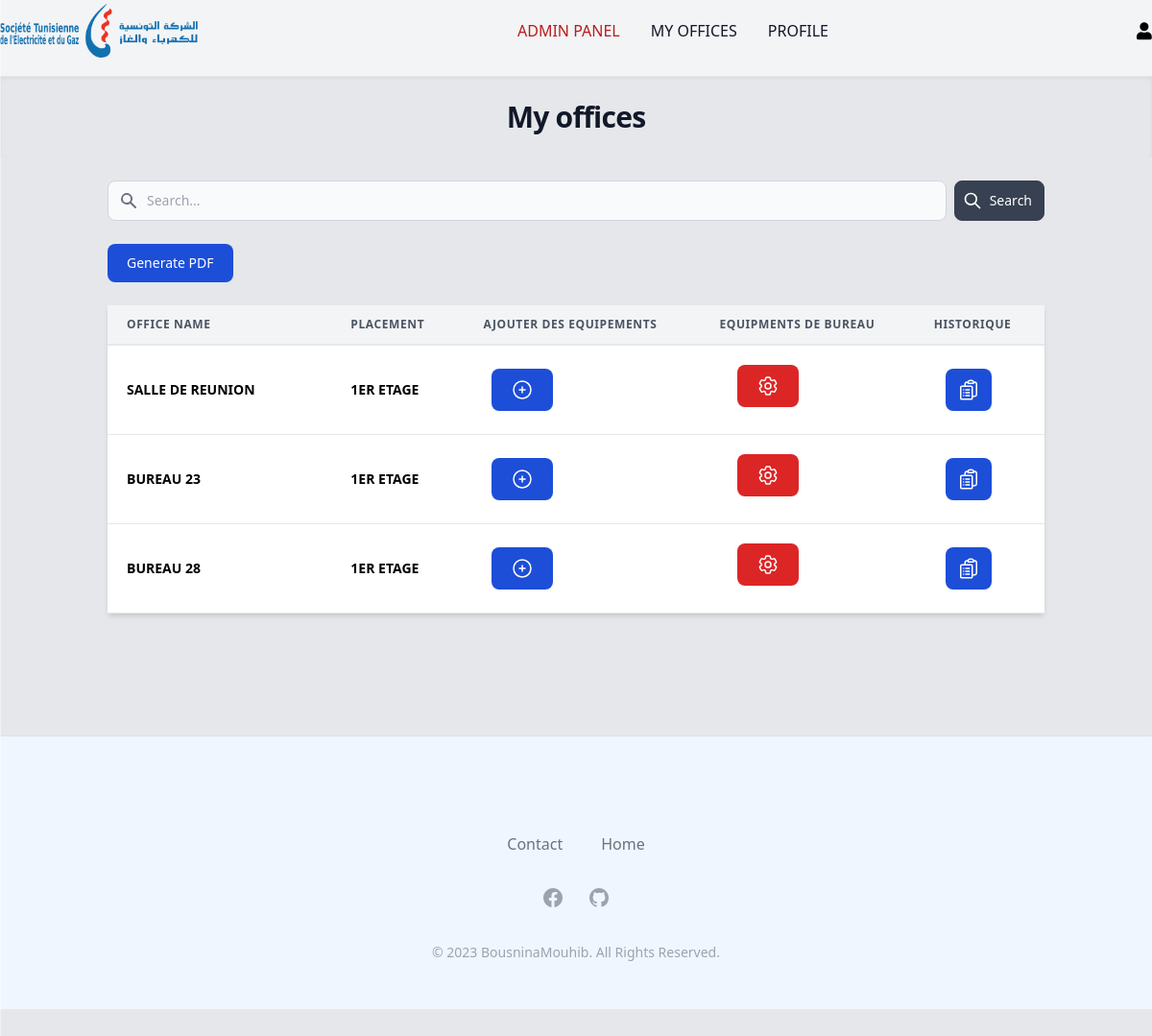
/offices (signed in), run on the app's committed database.
### tables this page shows
CREATE TABLE `localusers` (
  `id_local` int(8) NOT NULL,
  `id_user` int(8) NOT NULL,
  `mat_user` int(5) NOT NULL,
  `Refop` int(8) NOT NULL
);

CREATE TABLE `local` (
  `id_local` int(8) NOT NULL,
  `name` varchar(30) NOT NULL,
  `placement` text NOT NULL,
  `image` varchar(255) NOT NULL
);

### core/Functions.php (called while the page is built, shortened)
<?php
function base_path($path)
{
    return BASE_PATH . $path;
}
function view($path, $attributes = []){
    extract($attributes);
    require  base_path('views/'.$path);
}

### controllers/alloffices/index.php (called while the page is built, shortened)
<?php
$config = require base_path('config.php');
$db = new Database($config['database']);
try {
$mat_user = $_SESSION['mat_user'];
$equipments = $db->query("SELECT * FROM equipment")->get();
$offices = $db->query("
    SELECT localusers.*, local.name AS office_name, local.placement , users.name AS user_name
    FROM localusers
    JOIN local ON localusers.id_local = local.id_local
    JOIN users ON localusers.id_user = users.id_user
    WHERE localusers.mat_user = $mat_user
")->get();
$equipmentoffices = $db->query("
    SELECT localequipment.*, equipment.name AS equipment_name, equipment.id_equipment AS equipment_id, equipment.Referance AS ref, equipment.image AS image ,equipment.id_subcategory AS subcategory ,local.name AS office_name, local.id_local AS office_id, local.placement
    FROM localequipment
    JOIN local ON localequipment.id_local = local.id_local
    JOIN equipment ON localequipment.id_equipment = equipment.id_equipment
")->get();
$logs = [];
foreach ($offices as $office) {
    $officeLogs = $db->query("
    SELECT *
    FROM logsequipment
    WHERE logsequipment.id_local = :id_local
", [
    'id_local' => $office['id_local'],
])->get();
    $logs = array_merge($logs, $officeLogs);
}
view("alloffice.views.php", [
    'heading' => 'My offices',
    'offices' => $offices,
    'equipments' => $equipments,
    'equipmentoffices' => $equipmentoffices,
    'logs' => $logs
]);
} catch (PDOException $e) {
    echo "Database Error: " . $e->getMessage();
}

### public/index.php (called while the page is built, shortened)
<?php
require BASE_PATH . 'core/functions.php';
spl_autoload_register(function ($class) {
    $class = str_replace("\\", '/', $class);
});
$router = new \core\Router();
$uri = parse_url($_SERVER['REQUEST_URI'])['path'];
$method =$_POST['_method'] ?? $_SERVER['REQUEST_METHOD'];
$router->route($uri, $method);

### config.php (called while the page is built)
<?php
return [
    'database' => [
        'host' => 'localhost',
        'port' => 3306,
        'dbname' => 'steggestionim',
        'charset' => 'utf8mb4'
    ],
];

### core/Database.php (called while the page is built, shortened)
<?php
    class Database {
    public  $connection;
    public $statement;
    public function __construct($config,$username ="root" ,$password= "")
    {
        $dsn = ('mysql:' . http_build_query($config,'',';'));
        $this-> connection = new PDO($dsn, $username, $password,[
            PDO::ATTR_DEFAULT_FETCH_MODE => PDO::FETCH_ASSOC
        ]);
    }
    public function query($query,$params = [])
    {
        $this->statement = $this-> connection ->prepare($query);
        $this->statement->execute($params);
        return $this;
    }
    public function get(){
        return $this->statement->fetchAll();
    }
}

### views/alloffice.views.php (the view, shortened to what this page needs)
<?php require base_path('views/partials/head.php') ?>
<?php require base_path('views/partials/nav.php') ?>
<?php require base_path('views/partials/banner.php') ?>
<main class="h-full overflow-y-auto">
    <div class="container mx-auto p-6">
        <div class="flex-auto">
            <form class="flex items-center" method="POST" action="/offices">
                <div class="relative w-full">
                    <div class="absolute inset-y-0 left-0 flex items-center pl-3 pointer-events-none">
                    </div>
                    <input type="text" id="search" name="search" class="bg-gray-50 border border-gray-300 text-gray-900 text-sm rounded-lg focus:ring-gray-500 focus:border-gray-500 block w-full pl-10 p-2.5  dark:bg-gray-700 dark:border-gray-600 dark:placeholder-gray-400 dark:text-white " placeholder="Search...">
                </div>
                <button type="submit" class="inline-flex items-center py-2.5 px-3 ml-2 text-sm font-medium text-white bg-gray-700 rounded-lg border border-gray-700 hover:bg-gray-800 focus:ring-4 focus:outline-none focus:ring-gray-300 dark:bg-gray-600">
                    <svg aria-hidden="true" class="w-5 h-5 mr-2 -ml-1" fill="none" stroke="currentColor" viewBox="0 0 24 24" xmlns="http://www.w3.org/2000/svg">
                        <path stroke-linecap="round" stroke-linejoin="round" stroke-width="2" d="M21 21l-6-6m2-5a7 7 0 11-14 0 7 7 0 0114 0z"></path>
                    </svg>Search
                </button>
            </form>
        </div>
        <br>
        <div class="flex place-items-end">
            <button data-modal-target="static-modal" data-modal-toggle="static-modal" class="block text-white bg-blue-700 hover:bg-blue-800 focus:ring-4 focus:outline-none focus:ring-blue-300 font-medium rounded-lg text-sm px-5 py-2.5 text-center dark:bg-blue-600 dark:hover:bg-blue-700 dark:focus:ring-blue-800" type="button">
                Generate PDF
            </button>
        </div>
        <div class="bg-white shadow-md rounded my-6">
            <table class="min-w-full leading-normal">
                <thead>
                    <tr>
                        <th class="px-5 py-3 border-b-2 border-gray-200 bg-gray-100 text-left text-xs font-semibold text-gray-600 uppercase tracking-wider">
                            Office Name</th>
                        <th class="px-5 py-3 border-b-2 border-gray-200 bg-gray-100 text-left text-xs font-semibold text-gray-600 uppercase tracking-wider">
                            Placement
                        </th>
                        <th class="  border-b-2 border-gray-200 bg-gray-100 text-left text-xs font-semibold text-gray-600 uppercase tracking-wider">
                            Ajouter des equipements
                        </th>
                        <th class=" border-b-2 border-gray-200 bg-gray-100 text-left text-xs font-semibold text-gray-600 uppercase tracking-wider">
                            Equipments de Bureau
                        </th>
                        <th class="px-1 py-3 border-b-2 border-gray-200 bg-gray-100 text-left text-xs font-semibold text-gray-600 uppercase tracking-wider">
                            Historique
                        </th>
                    </tr>
                </thead>
                <tbody>
                    <?php foreach ($offices as $office) : ?>
                        <tr>
                            <td class="px-5 py-5 border-b text-bold border-gray-200 bg-white text-sm uppercase font-bold">
                                <?= $office['office_name'] ?>
                            </td>
                            <td class="px-5 py-5 border-b text-bold border-gray-200 bg-white text-sm uppercase font-bold">
                                <?= $office['placement'] ?></td>
                            <td class="px-2.5 py-3 border-b border-gray-200 bg-white text-sm">
                                <div class="block justify-center rtl:space-x-reverse">
                                    <button data-modal-target="large-modal-<?= $office['id_local'] ?>" data-modal-toggle="large-modal-<?= $office['id_local'] ?>" class="block w-full md:w-auto text-white bg-blue-700 hover:bg-blue-800 focus:ring-4 focus:outline-none focus:ring-blue-300 font-medium rounded-lg text-sm px-5 py-2.5 text-center dark:bg-blue-600 dark:hover:bg-blue-700 dark:focus:ring-blue-800" type="button">
                                        <svg xmlns="http://www.w3.org/2000/svg" fill="none" viewBox="0 0 24 24" stroke-width="1.5" stroke="currentColor" class="w-6 h-6">
                                            <path stroke-linecap="round" stroke-linejoin="round" d="M12 9v6m3-3H9m12 0a9 9 0 1 1-18 0 9 9 0 0 1 18 0Z" />
                                        </svg>
                                    </button>
                            </td>
                            <td class="px-5 py-5 border-b border-gray-200 bg-white text-sm">
                                <div class="text-left">
                                    <button class="text-white bg-red-600 hover:bg-red-900 focus:ring-4 focus:ring-blue-300 font-medium rounded-lg text-sm px-5 py-2.5 mb-2 dark:bg-blue-600 dark:hover:bg-blue-700 focus:outline-none dark:focus:ring-blue-800" type="button" data-drawer-target="drawer-form-<?= $office['id_local'] ?>" data-drawer-show="drawer-form-<?= $office['id_local'] ?>" aria-controls="drawer-form-<?= $office['id_local'] ?>">
                                    </button>
                                </div>
                                            <?php foreach ($equipmentoffices as $equipmentoffice) : ?>
                                                <?php if ($equipmentoffice['id_local'] == $office['id_local']) : ?>
                                                    <tr class="text-gray-700 dark:text-gray-400">
                                                        <td class="px-4 py-3 text-sm">
        </div>
    </div>
    </td>
    </tr>
<?php endif; ?>
<?php endforeach; ?>
<td class="px-2 py-2.5 border-b border-gray-200 bg-white text-sm">
    <div class="block space-y-4 md:flex md:space-y-0 md:space-x-4 rtl:space-x-reverse">
        <p class="font-semibold">
            <button data-modal-target="extralarge-modal-<?= $office['id_local'] ?>" data-modal-toggle="extralarge-modal-<?= $office['id_local'] ?>" class="block w-2 md:w-auto text-white bg-blue-700 hover:bg-blue-800 focus:ring-4 focus:outline-none focus:ring-blue-300 font-medium rounded-lg text-sm py-2.5 px-3 ml-2 text-center dark:bg-blue-600 dark:hover:bg-blue-700 dark:focus:ring-blue-800" type="button">
            </button>
        </p>
    </div>
</td>
<?php endforeach; ?>
<footer class="pt-20">
    <?php require base_path('views/partials/foot.php') ?>
</footer>
</main>

### core/Router.php (shortened to what this page needs)
<?php
class Router{
    protected $routes = [];
    public function add($method,$uri,$controller){
        $this->routes[] = [
            'uri' => $uri,
            'controller' => $controller,
            'method' => $method
        ];
    }
    public function route($uri,$method)
    {
        foreach($this->routes as $route){
            if ($route['uri']===$uri && $route['method'] === strtoupper($method)){
                return require base_path($route['controller']);
            }
        }
    }
}

### data on the page
localusers: id_local.name "SALLE DE REUNION", id_local.placement "1ER ETAGE"
localusers: id_local.name "BUREAU 23", id_local.placement "1ER ETAGE"
localusers: id_local.name "BUREAU 28", id_local.placement "1ER ETAGE"
